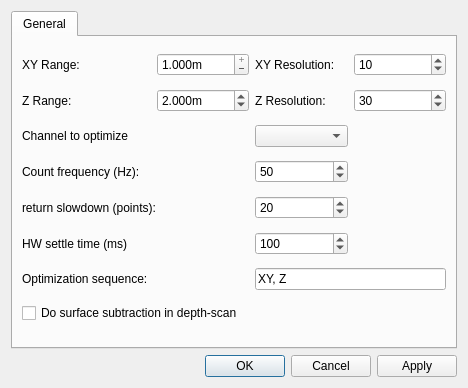
<?xml version="1.0" encoding="UTF-8"?>
<ui version="4.0">
 <class>SettingsDialog</class>
 <widget class="QDialog" name="SettingsDialog">
  <property name="geometry">
   <rect>
    <x>0</x>
    <y>0</y>
    <width>468</width>
    <height>388</height>
   </rect>
  </property>
  <property name="sizePolicy">
   <sizepolicy hsizetype="Preferred" vsizetype="Preferred">
    <horstretch>0</horstretch>
    <verstretch>0</verstretch>
   </sizepolicy>
  </property>
  <property name="windowTitle">
   <string>qudi: Optimizer - Settings</string>
  </property>
  <layout class="QVBoxLayout" name="verticalLayout">
   <item>
    <widget class="QTabWidget" name="settings_tabWidget">
     <property name="currentIndex">
      <number>0</number>
     </property>
     <widget class="QWidget" name="tab_1">
      <attribute name="title">
       <string>General</string>
      </attribute>
      <layout class="QGridLayout" name="gridLayout">
       <item row="4" column="0" colspan="2">
        <widget class="QLabel" name="return_slow_label">
         <property name="toolTip">
          <string>Resolution (number of steps) in the return scan that occurs between each line of the XY scan.</string>
         </property>
         <property name="text">
          <string>return slowdown (points):</string>
         </property>
        </widget>
       </item>
       <item row="3" column="0">
        <widget class="QLabel" name="count_freq_label">
         <property name="toolTip">
          <string>Frequency at which the scan pixels are acquired.</string>
         </property>
         <property name="text">
          <string>Count frequency (Hz):</string>
         </property>
        </widget>
       </item>
       <item row="0" column="1">
        <widget class="ScienDSpinBox" name="xy_optimizer_range_DoubleSpinBox">
         <property name="toolTip">
          <string>&lt;html&gt;&lt;head/&gt;&lt;body&gt;&lt;p&gt;&lt;span style=&quot; font-size:10pt;&quot;&gt;Scan range of the optimizer in the xy area.&lt;/span&gt;&lt;/p&gt;&lt;/body&gt;&lt;/html&gt;</string>
         </property>
         <property name="buttonSymbols">
          <enum>QAbstractSpinBox::PlusMinus</enum>
         </property>
         <property name="specialValueText">
          <string/>
         </property>
         <property name="suffix">
          <string>m</string>
         </property>
         <property name="decimals">
          <number>3</number>
         </property>
         <property name="maximum">
          <double>1.000000000000000</double>
         </property>
         <property name="singleStep">
          <double>0.000001000000000</double>
         </property>
         <property name="value">
          <double>1.000000000000000</double>
         </property>
        </widget>
       </item>
       <item row="0" column="2">
        <widget class="QLabel" name="xy_res_label">
         <property name="text">
          <string>XY Resolution:</string>
         </property>
        </widget>
       </item>
       <item row="0" column="0">
        <widget class="QLabel" name="xy_range_label">
         <property name="toolTip">
          <string>&lt;html&gt;&lt;head/&gt;&lt;body&gt;&lt;p&gt;&lt;br/&gt;&lt;/p&gt;&lt;/body&gt;&lt;/html&gt;</string>
         </property>
         <property name="text">
          <string>XY Range:</string>
         </property>
        </widget>
       </item>
       <item row="6" column="0">
        <widget class="QLabel" name="opt_sequence_label">
         <property name="text">
          <string>Optimization sequence: </string>
         </property>
        </widget>
       </item>
       <item row="1" column="2">
        <widget class="QLabel" name="z_res_label">
         <property name="text">
          <string>Z Resolution:</string>
         </property>
        </widget>
       </item>
       <item row="3" column="2">
        <widget class="QSpinBox" name="count_freq_SpinBox">
         <property name="toolTip">
          <string>Frequency at which the scan pixels are acquired.</string>
         </property>
         <property name="maximum">
          <number>10000</number>
         </property>
         <property name="value">
          <number>50</number>
         </property>
        </widget>
       </item>
       <item row="1" column="1">
        <widget class="ScienDSpinBox" name="z_optimizer_range_DoubleSpinBox">
         <property name="toolTip">
          <string>&lt;html&gt;&lt;head/&gt;&lt;body&gt;&lt;p&gt;&lt;span style=&quot; font-size:10pt;&quot;&gt;Scan range of the optimizer in the z direction.&lt;/span&gt;&lt;/p&gt;&lt;/body&gt;&lt;/html&gt;</string>
         </property>
         <property name="suffix">
          <string>m</string>
         </property>
         <property name="decimals">
          <number>3</number>
         </property>
         <property name="maximum">
          <double>5.000000000000000</double>
         </property>
         <property name="singleStep">
          <double>0.010000000000000</double>
         </property>
         <property name="value">
          <double>2.000000000000000</double>
         </property>
        </widget>
       </item>
       <item row="7" column="0" colspan="2">
        <widget class="QCheckBox" name="do_surface_subtraction_CheckBox">
         <property name="toolTip">
          <string>Perform a second depth scan displaced sideways (in X), and subtract to remove surface brightness from the optimizer depth scan.</string>
         </property>
         <property name="text">
          <string>Do surface subtraction in depth-scan</string>
         </property>
        </widget>
       </item>
       <item row="6" column="2" colspan="2">
        <widget class="QLineEdit" name="optimization_sequence_lineEdit">
         <property name="text">
          <string>XY, Z</string>
         </property>
        </widget>
       </item>
       <item row="1" column="3">
        <widget class="QSpinBox" name="z_optimizer_resolution_SpinBox">
         <property name="toolTip">
          <string>&lt;html&gt;&lt;head/&gt;&lt;body&gt;&lt;p&gt;&lt;span style=&quot; font-size:10pt;&quot;&gt;Specify the distance between two subsequent scanned points for optimizer z scan.&lt;/span&gt;&lt;/p&gt;&lt;/body&gt;&lt;/html&gt;</string>
         </property>
         <property name="minimum">
          <number>1</number>
         </property>
         <property name="value">
          <number>30</number>
         </property>
        </widget>
       </item>
       <item row="5" column="0">
        <widget class="QLabel" name="hw_settle_label">
         <property name="toolTip">
          <string>Settle time to let the scanning HW reach the start-point of the optimization scans.</string>
         </property>
         <property name="text">
          <string>HW settle time (ms)</string>
         </property>
        </widget>
       </item>
       <item row="5" column="2">
        <widget class="QSpinBox" name="hw_settle_time_SpinBox">
         <property name="toolTip">
          <string>Settle time to let the scanning HW reach the start-point of the optimization scans.</string>
         </property>
         <property name="maximum">
          <number>1000</number>
         </property>
         <property name="value">
          <number>100</number>
         </property>
        </widget>
       </item>
       <item row="4" column="2">
        <widget class="QSpinBox" name="return_slow_SpinBox">
         <property name="toolTip">
          <string>Resolution (number of steps) in the return scan that occurs between each line of the XY scan.</string>
         </property>
         <property name="maximum">
          <number>1000</number>
         </property>
         <property name="value">
          <number>20</number>
         </property>
        </widget>
       </item>
       <item row="1" column="0">
        <widget class="QLabel" name="z_range_label">
         <property name="text">
          <string>Z Range:</string>
         </property>
        </widget>
       </item>
       <item row="0" column="3">
        <widget class="QSpinBox" name="xy_optimizer_resolution_SpinBox">
         <property name="toolTip">
          <string>&lt;html&gt;&lt;head/&gt;&lt;body&gt;&lt;p&gt;&lt;span style=&quot; font-size:10pt;&quot;&gt;Specify the distance between two subsequent scanned points for optimizer in xy scan.&lt;/span&gt;&lt;/p&gt;&lt;/body&gt;&lt;/html&gt;</string>
         </property>
         <property name="minimum">
          <number>1</number>
         </property>
         <property name="value">
          <number>10</number>
         </property>
        </widget>
       </item>
       <item row="2" column="0">
        <widget class="QLabel" name="opt_channel_label">
         <property name="text">
          <string>Channel to optimize</string>
         </property>
        </widget>
       </item>
       <item row="2" column="2">
        <widget class="QComboBox" name="opt_channel_ComboBox"/>
       </item>
      </layout>
     </widget>
    </widget>
   </item>
   <item>
    <widget class="QDialogButtonBox" name="buttonBox">
     <property name="locale">
      <locale language="English" country="UnitedStates"/>
     </property>
     <property name="orientation">
      <enum>Qt::Horizontal</enum>
     </property>
     <property name="standardButtons">
      <set>QDialogButtonBox::Apply|QDialogButtonBox::Cancel|QDialogButtonBox::Ok</set>
     </property>
     <property name="centerButtons">
      <bool>false</bool>
     </property>
    </widget>
   </item>
  </layout>
 </widget>
 <customwidgets>
  <customwidget>
   <class>ScienDSpinBox</class>
   <extends>QDoubleSpinBox</extends>
   <header>qudi.util.widgets.scientific_spinbox</header>
  </customwidget>
 </customwidgets>
 <tabstops>
  <tabstop>buttonBox</tabstop>
 </tabstops>
 <resources/>
 <connections>
  <connection>
   <sender>buttonBox</sender>
   <signal>accepted()</signal>
   <receiver>SettingsDialog</receiver>
   <slot>accept()</slot>
   <hints>
    <hint type="sourcelabel">
     <x>257</x>
     <y>224</y>
    </hint>
    <hint type="destinationlabel">
     <x>157</x>
     <y>274</y>
    </hint>
   </hints>
  </connection>
  <connection>
   <sender>buttonBox</sender>
   <signal>rejected()</signal>
   <receiver>SettingsDialog</receiver>
   <slot>reject()</slot>
   <hints>
    <hint type="sourcelabel">
     <x>325</x>
     <y>224</y>
    </hint>
    <hint type="destinationlabel">
     <x>286</x>
     <y>274</y>
    </hint>
   </hints>
  </connection>
 </connections>
</ui>
